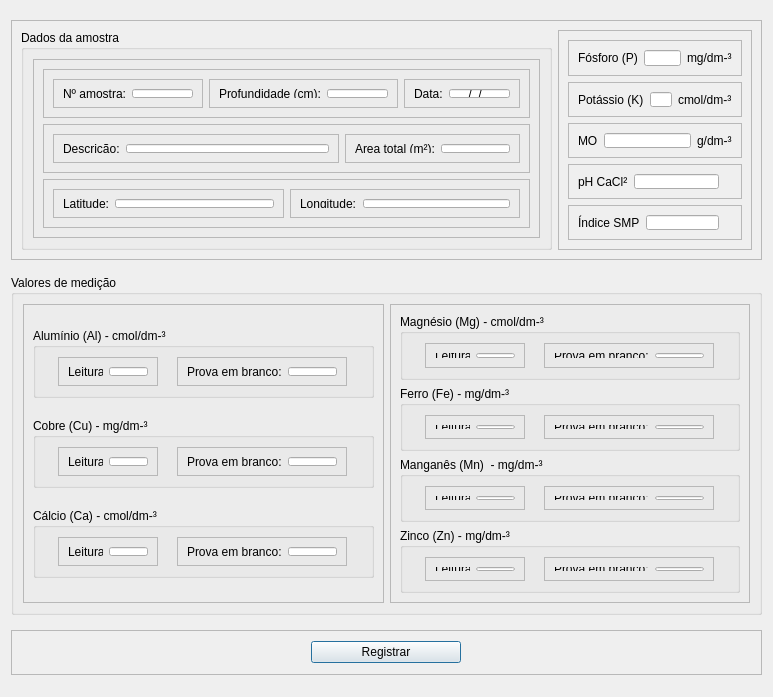
<?xml version="1.0" encoding="UTF-8"?>
<ui version="4.0">
 <class>Dialog</class>
 <widget class="QDialog" name="Dialog">
  <property name="geometry">
   <rect>
    <x>0</x>
    <y>0</y>
    <width>773</width>
    <height>697</height>
   </rect>
  </property>
  <property name="maximumSize">
   <size>
    <width>773</width>
    <height>697</height>
   </size>
  </property>
  <property name="windowTitle">
   <string>Dialog</string>
  </property>
  <layout class="QVBoxLayout" name="verticalLayout">
   <item>
    <widget class="QFrame" name="frame_33">
     <property name="maximumSize">
      <size>
       <width>16777215</width>
       <height>240</height>
      </size>
     </property>
     <property name="frameShape">
      <enum>QFrame::Shape::StyledPanel</enum>
     </property>
     <property name="frameShadow">
      <enum>QFrame::Shadow::Raised</enum>
     </property>
     <layout class="QHBoxLayout" name="horizontalLayout_9">
      <item>
       <widget class="QGroupBox" name="groupBox">
        <property name="minimumSize">
         <size>
          <width>0</width>
          <height>0</height>
         </size>
        </property>
        <property name="maximumSize">
         <size>
          <width>563</width>
          <height>240</height>
         </size>
        </property>
        <property name="title">
         <string>Dados da amostra</string>
        </property>
        <layout class="QHBoxLayout" name="horizontalLayout_7">
         <item>
          <widget class="QFrame" name="frame_8">
           <property name="frameShape">
            <enum>QFrame::Shape::StyledPanel</enum>
           </property>
           <property name="frameShadow">
            <enum>QFrame::Shadow::Raised</enum>
           </property>
           <layout class="QVBoxLayout" name="verticalLayout_2">
            <item>
             <widget class="QFrame" name="frame_31">
              <property name="frameShape">
               <enum>QFrame::Shape::StyledPanel</enum>
              </property>
              <property name="frameShadow">
               <enum>QFrame::Shadow::Raised</enum>
              </property>
              <layout class="QHBoxLayout" name="horizontalLayout_37">
               <item>
                <widget class="QFrame" name="frame_5">
                 <property name="frameShape">
                  <enum>QFrame::Shape::StyledPanel</enum>
                 </property>
                 <property name="frameShadow">
                  <enum>QFrame::Shadow::Raised</enum>
                 </property>
                 <layout class="QHBoxLayout" name="horizontalLayout_5">
                  <item>
                   <widget class="QLabel" name="label_5">
                    <property name="text">
                     <string>Nº amostra:</string>
                    </property>
                   </widget>
                  </item>
                  <item>
                   <widget class="QLineEdit" name="sample_number"/>
                  </item>
                 </layout>
                </widget>
               </item>
               <item>
                <widget class="QFrame" name="frame_7">
                 <property name="frameShape">
                  <enum>QFrame::Shape::StyledPanel</enum>
                 </property>
                 <property name="frameShadow">
                  <enum>QFrame::Shadow::Raised</enum>
                 </property>
                 <layout class="QHBoxLayout" name="horizontalLayout_38">
                  <item>
                   <widget class="QLabel" name="label_3">
                    <property name="text">
                     <string>Profundidade (cm):</string>
                    </property>
                   </widget>
                  </item>
                  <item>
                   <widget class="QLineEdit" name="collection_depth"/>
                  </item>
                 </layout>
                </widget>
               </item>
               <item>
                <widget class="QFrame" name="frame_30">
                 <property name="frameShape">
                  <enum>QFrame::Shape::StyledPanel</enum>
                 </property>
                 <property name="frameShadow">
                  <enum>QFrame::Shadow::Raised</enum>
                 </property>
                 <layout class="QHBoxLayout" name="horizontalLayout_36">
                  <item>
                   <widget class="QLabel" name="label_33">
                    <property name="text">
                     <string>Data:</string>
                    </property>
                   </widget>
                  </item>
                  <item>
                   <widget class="QLineEdit" name="date">
                    <property name="inputMask">
                     <string>99/99/9999</string>
                    </property>
                    <property name="alignment">
                     <set>Qt::AlignmentFlag::AlignCenter</set>
                    </property>
                   </widget>
                  </item>
                 </layout>
                </widget>
               </item>
              </layout>
             </widget>
            </item>
            <item>
             <widget class="QFrame" name="frame_2">
              <property name="frameShape">
               <enum>QFrame::Shape::StyledPanel</enum>
              </property>
              <property name="frameShadow">
               <enum>QFrame::Shadow::Raised</enum>
              </property>
              <layout class="QHBoxLayout" name="horizontalLayout_2">
               <item>
                <widget class="QFrame" name="frame_32">
                 <property name="frameShape">
                  <enum>QFrame::Shape::StyledPanel</enum>
                 </property>
                 <property name="frameShadow">
                  <enum>QFrame::Shadow::Raised</enum>
                 </property>
                 <layout class="QHBoxLayout" name="horizontalLayout_39">
                  <item>
                   <widget class="QLabel" name="label_2">
                    <property name="text">
                     <string>Descrição:</string>
                    </property>
                   </widget>
                  </item>
                  <item>
                   <widget class="QLineEdit" name="description"/>
                  </item>
                 </layout>
                </widget>
               </item>
               <item>
                <widget class="QFrame" name="frame_3">
                 <property name="maximumSize">
                  <size>
                   <width>175</width>
                   <height>16777215</height>
                  </size>
                 </property>
                 <property name="frameShape">
                  <enum>QFrame::Shape::StyledPanel</enum>
                 </property>
                 <property name="frameShadow">
                  <enum>QFrame::Shadow::Raised</enum>
                 </property>
                 <layout class="QHBoxLayout" name="horizontalLayout_3">
                  <item>
                   <widget class="QLabel" name="label_6">
                    <property name="text">
                     <string>Área total (m²):</string>
                    </property>
                   </widget>
                  </item>
                  <item>
                   <widget class="QLineEdit" name="area"/>
                  </item>
                 </layout>
                </widget>
               </item>
              </layout>
             </widget>
            </item>
            <item>
             <widget class="QFrame" name="frame">
              <property name="frameShape">
               <enum>QFrame::Shape::StyledPanel</enum>
              </property>
              <property name="frameShadow">
               <enum>QFrame::Shadow::Raised</enum>
              </property>
              <layout class="QHBoxLayout" name="horizontalLayout">
               <item>
                <widget class="QFrame" name="frame_6">
                 <property name="frameShape">
                  <enum>QFrame::Shape::StyledPanel</enum>
                 </property>
                 <property name="frameShadow">
                  <enum>QFrame::Shadow::Raised</enum>
                 </property>
                 <layout class="QHBoxLayout" name="horizontalLayout_6">
                  <item>
                   <widget class="QLabel" name="label">
                    <property name="text">
                     <string>Latitude:</string>
                    </property>
                   </widget>
                  </item>
                  <item>
                   <widget class="QLineEdit" name="latitude"/>
                  </item>
                 </layout>
                </widget>
               </item>
               <item>
                <widget class="QFrame" name="frame_4">
                 <property name="frameShape">
                  <enum>QFrame::Shape::StyledPanel</enum>
                 </property>
                 <property name="frameShadow">
                  <enum>QFrame::Shadow::Raised</enum>
                 </property>
                 <layout class="QHBoxLayout" name="horizontalLayout_4">
                  <item>
                   <widget class="QLabel" name="label_4">
                    <property name="text">
                     <string>Longitude:</string>
                    </property>
                   </widget>
                  </item>
                  <item>
                   <widget class="QLineEdit" name="longitude"/>
                  </item>
                 </layout>
                </widget>
               </item>
              </layout>
             </widget>
            </item>
           </layout>
          </widget>
         </item>
        </layout>
       </widget>
      </item>
      <item>
       <widget class="QFrame" name="frame_19">
        <property name="maximumSize">
         <size>
          <width>225</width>
          <height>16777215</height>
         </size>
        </property>
        <property name="frameShape">
         <enum>QFrame::Shape::StyledPanel</enum>
        </property>
        <property name="frameShadow">
         <enum>QFrame::Shadow::Raised</enum>
        </property>
        <layout class="QVBoxLayout" name="verticalLayout_3">
         <item>
          <widget class="QFrame" name="frame_9">
           <property name="frameShape">
            <enum>QFrame::Shape::StyledPanel</enum>
           </property>
           <property name="frameShadow">
            <enum>QFrame::Shadow::Raised</enum>
           </property>
           <layout class="QHBoxLayout" name="horizontalLayout_8">
            <item>
             <widget class="QLabel" name="label_7">
              <property name="text">
               <string>Fósforo (P)</string>
              </property>
             </widget>
            </item>
            <item>
             <widget class="QLineEdit" name="phosphorus"/>
            </item>
            <item>
             <widget class="QLabel" name="label_8">
              <property name="text">
               <string>mg/dm-³</string>
              </property>
             </widget>
            </item>
           </layout>
          </widget>
         </item>
         <item>
          <widget class="QFrame" name="frame_10">
           <property name="frameShape">
            <enum>QFrame::Shape::StyledPanel</enum>
           </property>
           <property name="frameShadow">
            <enum>QFrame::Shadow::Raised</enum>
           </property>
           <layout class="QHBoxLayout" name="horizontalLayout_10">
            <item>
             <widget class="QLabel" name="label_11">
              <property name="text">
               <string>Potássio (K)</string>
              </property>
             </widget>
            </item>
            <item>
             <widget class="QLineEdit" name="potassium"/>
            </item>
            <item>
             <widget class="QLabel" name="label_12">
              <property name="text">
               <string>cmol/dm-³</string>
              </property>
             </widget>
            </item>
           </layout>
          </widget>
         </item>
         <item>
          <widget class="QFrame" name="frame_13">
           <property name="frameShape">
            <enum>QFrame::Shape::StyledPanel</enum>
           </property>
           <property name="frameShadow">
            <enum>QFrame::Shadow::Raised</enum>
           </property>
           <layout class="QHBoxLayout" name="horizontalLayout_13">
            <item>
             <widget class="QLabel" name="label_17">
              <property name="text">
               <string>MO</string>
              </property>
             </widget>
            </item>
            <item>
             <widget class="QLineEdit" name="organic_matter"/>
            </item>
            <item>
             <widget class="QLabel" name="label_18">
              <property name="text">
               <string>g/dm-³</string>
              </property>
             </widget>
            </item>
           </layout>
          </widget>
         </item>
         <item>
          <widget class="QFrame" name="frame_12">
           <property name="frameShape">
            <enum>QFrame::Shape::StyledPanel</enum>
           </property>
           <property name="frameShadow">
            <enum>QFrame::Shadow::Raised</enum>
           </property>
           <layout class="QHBoxLayout" name="horizontalLayout_12">
            <item>
             <widget class="QLabel" name="label_15">
              <property name="text">
               <string>pH CaCl²</string>
              </property>
             </widget>
            </item>
            <item>
             <widget class="QLineEdit" name="ph"/>
            </item>
            <item>
             <widget class="QLabel" name="label_16">
              <property name="text">
               <string/>
              </property>
             </widget>
            </item>
           </layout>
          </widget>
         </item>
         <item>
          <widget class="QFrame" name="frame_11">
           <property name="frameShape">
            <enum>QFrame::Shape::StyledPanel</enum>
           </property>
           <property name="frameShadow">
            <enum>QFrame::Shadow::Raised</enum>
           </property>
           <layout class="QHBoxLayout" name="horizontalLayout_11">
            <item>
             <widget class="QLabel" name="label_13">
              <property name="text">
               <string>Índice SMP</string>
              </property>
             </widget>
            </item>
            <item>
             <widget class="QLineEdit" name="SMP"/>
            </item>
            <item>
             <widget class="QLabel" name="label_14">
              <property name="text">
               <string/>
              </property>
             </widget>
            </item>
           </layout>
          </widget>
         </item>
        </layout>
       </widget>
      </item>
     </layout>
    </widget>
   </item>
   <item>
    <widget class="QGroupBox" name="groupBox_2">
     <property name="maximumSize">
      <size>
       <width>16777215</width>
       <height>340</height>
      </size>
     </property>
     <property name="title">
      <string>Valores de medição</string>
     </property>
     <layout class="QHBoxLayout" name="horizontalLayout_20">
      <item>
       <widget class="QFrame" name="frame_36">
        <property name="frameShape">
         <enum>QFrame::Shape::StyledPanel</enum>
        </property>
        <property name="frameShadow">
         <enum>QFrame::Shadow::Raised</enum>
        </property>
        <layout class="QVBoxLayout" name="verticalLayout_6">
         <item>
          <widget class="QGroupBox" name="groupBox_3">
           <property name="minimumSize">
            <size>
             <width>0</width>
             <height>0</height>
            </size>
           </property>
           <property name="maximumSize">
            <size>
             <width>400</width>
             <height>70</height>
            </size>
           </property>
           <property name="title">
            <string>Alumínio (Al) - cmol/dm-³</string>
           </property>
           <layout class="QHBoxLayout" name="horizontalLayout_16">
            <item>
             <widget class="QFrame" name="frame_14">
              <property name="minimumSize">
               <size>
                <width>0</width>
                <height>0</height>
               </size>
              </property>
              <property name="maximumSize">
               <size>
                <width>100</width>
                <height>16777215</height>
               </size>
              </property>
              <property name="frameShape">
               <enum>QFrame::Shape::StyledPanel</enum>
              </property>
              <property name="frameShadow">
               <enum>QFrame::Shadow::Raised</enum>
              </property>
              <layout class="QHBoxLayout" name="horizontalLayout_14">
               <item>
                <widget class="QLabel" name="label_20">
                 <property name="maximumSize">
                  <size>
                   <width>35</width>
                   <height>20</height>
                  </size>
                 </property>
                 <property name="text">
                  <string>Leitura:</string>
                 </property>
                </widget>
               </item>
               <item>
                <widget class="QLineEdit" name="read_aluminum">
                 <property name="maximumSize">
                  <size>
                   <width>50</width>
                   <height>20</height>
                  </size>
                 </property>
                </widget>
               </item>
              </layout>
             </widget>
            </item>
            <item>
             <widget class="QFrame" name="frame_15">
              <property name="maximumSize">
               <size>
                <width>170</width>
                <height>16777215</height>
               </size>
              </property>
              <property name="frameShape">
               <enum>QFrame::Shape::StyledPanel</enum>
              </property>
              <property name="frameShadow">
               <enum>QFrame::Shadow::Raised</enum>
              </property>
              <layout class="QHBoxLayout" name="horizontalLayout_15">
               <item>
                <widget class="QLabel" name="label_19">
                 <property name="text">
                  <string>Prova em branco:</string>
                 </property>
                </widget>
               </item>
               <item>
                <widget class="QLineEdit" name="blank_test_aluminum">
                 <property name="maximumSize">
                  <size>
                   <width>50</width>
                   <height>16777215</height>
                  </size>
                 </property>
                </widget>
               </item>
              </layout>
             </widget>
            </item>
           </layout>
          </widget>
         </item>
         <item>
          <widget class="QGroupBox" name="groupBox_6">
           <property name="minimumSize">
            <size>
             <width>0</width>
             <height>0</height>
            </size>
           </property>
           <property name="maximumSize">
            <size>
             <width>400</width>
             <height>70</height>
            </size>
           </property>
           <property name="title">
            <string>Cobre (Cu) - mg/dm-³</string>
           </property>
           <layout class="QHBoxLayout" name="horizontalLayout_24">
            <item>
             <widget class="QFrame" name="frame_22">
              <property name="minimumSize">
               <size>
                <width>0</width>
                <height>0</height>
               </size>
              </property>
              <property name="maximumSize">
               <size>
                <width>100</width>
                <height>16777215</height>
               </size>
              </property>
              <property name="frameShape">
               <enum>QFrame::Shape::StyledPanel</enum>
              </property>
              <property name="frameShadow">
               <enum>QFrame::Shadow::Raised</enum>
              </property>
              <layout class="QHBoxLayout" name="horizontalLayout_25">
               <item>
                <widget class="QLabel" name="label_25">
                 <property name="maximumSize">
                  <size>
                   <width>35</width>
                   <height>20</height>
                  </size>
                 </property>
                 <property name="text">
                  <string>Leitura:</string>
                 </property>
                </widget>
               </item>
               <item>
                <widget class="QLineEdit" name="read_copper">
                 <property name="maximumSize">
                  <size>
                   <width>50</width>
                   <height>20</height>
                  </size>
                 </property>
                </widget>
               </item>
              </layout>
             </widget>
            </item>
            <item>
             <widget class="QFrame" name="frame_23">
              <property name="maximumSize">
               <size>
                <width>170</width>
                <height>16777215</height>
               </size>
              </property>
              <property name="frameShape">
               <enum>QFrame::Shape::StyledPanel</enum>
              </property>
              <property name="frameShadow">
               <enum>QFrame::Shadow::Raised</enum>
              </property>
              <layout class="QHBoxLayout" name="horizontalLayout_26">
               <item>
                <widget class="QLabel" name="label_26">
                 <property name="text">
                  <string>Prova em branco:</string>
                 </property>
                </widget>
               </item>
               <item>
                <widget class="QLineEdit" name="blank_test_copper">
                 <property name="maximumSize">
                  <size>
                   <width>50</width>
                   <height>16777215</height>
                  </size>
                 </property>
                </widget>
               </item>
              </layout>
             </widget>
            </item>
           </layout>
          </widget>
         </item>
         <item>
          <widget class="QGroupBox" name="groupBox_4">
           <property name="minimumSize">
            <size>
             <width>0</width>
             <height>0</height>
            </size>
           </property>
           <property name="maximumSize">
            <size>
             <width>400</width>
             <height>70</height>
            </size>
           </property>
           <property name="title">
            <string>Cálcio (Ca) - cmol/dm-³</string>
           </property>
           <layout class="QHBoxLayout" name="horizontalLayout_17">
            <item>
             <widget class="QFrame" name="frame_16">
              <property name="minimumSize">
               <size>
                <width>0</width>
                <height>0</height>
               </size>
              </property>
              <property name="maximumSize">
               <size>
                <width>100</width>
                <height>16777215</height>
               </size>
              </property>
              <property name="frameShape">
               <enum>QFrame::Shape::StyledPanel</enum>
              </property>
              <property name="frameShadow">
               <enum>QFrame::Shadow::Raised</enum>
              </property>
              <layout class="QHBoxLayout" name="horizontalLayout_18">
               <item>
                <widget class="QLabel" name="label_21">
                 <property name="maximumSize">
                  <size>
                   <width>35</width>
                   <height>20</height>
                  </size>
                 </property>
                 <property name="text">
                  <string>Leitura:</string>
                 </property>
                </widget>
               </item>
               <item>
                <widget class="QLineEdit" name="read_calcium">
                 <property name="maximumSize">
                  <size>
                   <width>50</width>
                   <height>20</height>
                  </size>
                 </property>
                </widget>
               </item>
              </layout>
             </widget>
            </item>
            <item>
             <widget class="QFrame" name="frame_17">
              <property name="maximumSize">
               <size>
                <width>170</width>
                <height>16777215</height>
               </size>
              </property>
              <property name="frameShape">
               <enum>QFrame::Shape::StyledPanel</enum>
              </property>
              <property name="frameShadow">
               <enum>QFrame::Shadow::Raised</enum>
              </property>
              <layout class="QHBoxLayout" name="horizontalLayout_19">
               <item>
                <widget class="QLabel" name="label_22">
                 <property name="text">
                  <string>Prova em branco:</string>
                 </property>
                </widget>
               </item>
               <item>
                <widget class="QLineEdit" name="blank_test_calcium">
                 <property name="maximumSize">
                  <size>
                   <width>50</width>
                   <height>16777215</height>
                  </size>
                 </property>
                </widget>
               </item>
              </layout>
             </widget>
            </item>
           </layout>
          </widget>
         </item>
        </layout>
       </widget>
      </item>
      <item>
       <widget class="QFrame" name="frame_18">
        <property name="frameShape">
         <enum>QFrame::Shape::StyledPanel</enum>
        </property>
        <property name="frameShadow">
         <enum>QFrame::Shadow::Raised</enum>
        </property>
        <layout class="QVBoxLayout" name="verticalLayout_5">
         <item>
          <widget class="QGroupBox" name="groupBox_5">
           <property name="minimumSize">
            <size>
             <width>0</width>
             <height>0</height>
            </size>
           </property>
           <property name="maximumSize">
            <size>
             <width>400</width>
             <height>70</height>
            </size>
           </property>
           <property name="title">
            <string>Magnésio (Mg) - cmol/dm-³</string>
           </property>
           <layout class="QHBoxLayout" name="horizontalLayout_21">
            <item>
             <widget class="QFrame" name="frame_20">
              <property name="minimumSize">
               <size>
                <width>0</width>
                <height>0</height>
               </size>
              </property>
              <property name="maximumSize">
               <size>
                <width>100</width>
                <height>16777215</height>
               </size>
              </property>
              <property name="frameShape">
               <enum>QFrame::Shape::StyledPanel</enum>
              </property>
              <property name="frameShadow">
               <enum>QFrame::Shadow::Raised</enum>
              </property>
              <layout class="QHBoxLayout" name="horizontalLayout_22">
               <item>
                <widget class="QLabel" name="label_23">
                 <property name="maximumSize">
                  <size>
                   <width>35</width>
                   <height>20</height>
                  </size>
                 </property>
                 <property name="text">
                  <string>Leitura:</string>
                 </property>
                </widget>
               </item>
               <item>
                <widget class="QLineEdit" name="read_magnesium">
                 <property name="maximumSize">
                  <size>
                   <width>50</width>
                   <height>20</height>
                  </size>
                 </property>
                </widget>
               </item>
              </layout>
             </widget>
            </item>
            <item>
             <widget class="QFrame" name="frame_21">
              <property name="maximumSize">
               <size>
                <width>170</width>
                <height>16777215</height>
               </size>
              </property>
              <property name="frameShape">
               <enum>QFrame::Shape::StyledPanel</enum>
              </property>
              <property name="frameShadow">
               <enum>QFrame::Shadow::Raised</enum>
              </property>
              <layout class="QHBoxLayout" name="horizontalLayout_23">
               <item>
                <widget class="QLabel" name="label_24">
                 <property name="text">
                  <string>Prova em branco:</string>
                 </property>
                </widget>
               </item>
               <item>
                <widget class="QLineEdit" name="blank_test_magnesium">
                 <property name="maximumSize">
                  <size>
                   <width>50</width>
                   <height>16777215</height>
                  </size>
                 </property>
                </widget>
               </item>
              </layout>
             </widget>
            </item>
           </layout>
          </widget>
         </item>
         <item>
          <widget class="QGroupBox" name="groupBox_7">
           <property name="minimumSize">
            <size>
             <width>0</width>
             <height>0</height>
            </size>
           </property>
           <property name="maximumSize">
            <size>
             <width>400</width>
             <height>70</height>
            </size>
           </property>
           <property name="title">
            <string>Ferro (Fe) - mg/dm-³</string>
           </property>
           <layout class="QHBoxLayout" name="horizontalLayout_27">
            <item>
             <widget class="QFrame" name="frame_24">
              <property name="minimumSize">
               <size>
                <width>0</width>
                <height>0</height>
               </size>
              </property>
              <property name="maximumSize">
               <size>
                <width>100</width>
                <height>16777215</height>
               </size>
              </property>
              <property name="frameShape">
               <enum>QFrame::Shape::StyledPanel</enum>
              </property>
              <property name="frameShadow">
               <enum>QFrame::Shadow::Raised</enum>
              </property>
              <layout class="QHBoxLayout" name="horizontalLayout_28">
               <item>
                <widget class="QLabel" name="label_27">
                 <property name="maximumSize">
                  <size>
                   <width>35</width>
                   <height>20</height>
                  </size>
                 </property>
                 <property name="text">
                  <string>Leitura:</string>
                 </property>
                </widget>
               </item>
               <item>
                <widget class="QLineEdit" name="read_iron">
                 <property name="maximumSize">
                  <size>
                   <width>50</width>
                   <height>20</height>
                  </size>
                 </property>
                </widget>
               </item>
              </layout>
             </widget>
            </item>
            <item>
             <widget class="QFrame" name="frame_25">
              <property name="maximumSize">
               <size>
                <width>170</width>
                <height>16777215</height>
               </size>
              </property>
              <property name="frameShape">
               <enum>QFrame::Shape::StyledPanel</enum>
              </property>
              <property name="frameShadow">
               <enum>QFrame::Shadow::Raised</enum>
              </property>
              <layout class="QHBoxLayout" name="horizontalLayout_29">
               <item>
                <widget class="QLabel" name="label_28">
                 <property name="text">
                  <string>Prova em branco:</string>
                 </property>
                </widget>
               </item>
               <item>
                <widget class="QLineEdit" name="blank_test_iron">
                 <property name="maximumSize">
                  <size>
                   <width>50</width>
                   <height>16777215</height>
                  </size>
                 </property>
                </widget>
               </item>
              </layout>
             </widget>
            </item>
           </layout>
          </widget>
         </item>
         <item>
          <widget class="QGroupBox" name="groupBox_8">
           <property name="minimumSize">
            <size>
             <width>0</width>
             <height>0</height>
            </size>
           </property>
           <property name="maximumSize">
            <size>
             <width>400</width>
             <height>70</height>
            </size>
           </property>
           <property name="title">
            <string>Manganês (Mn)  - mg/dm-³</string>
           </property>
           <layout class="QHBoxLayout" name="horizontalLayout_30">
            <item>
             <widget class="QFrame" name="frame_26">
              <property name="minimumSize">
               <size>
                <width>0</width>
                <height>0</height>
               </size>
              </property>
              <property name="maximumSize">
               <size>
                <width>100</width>
                <height>16777215</height>
               </size>
              </property>
              <property name="frameShape">
               <enum>QFrame::Shape::StyledPanel</enum>
              </property>
              <property name="frameShadow">
               <enum>QFrame::Shadow::Raised</enum>
              </property>
              <layout class="QHBoxLayout" name="horizontalLayout_31">
               <item>
                <widget class="QLabel" name="label_29">
                 <property name="maximumSize">
                  <size>
                   <width>35</width>
                   <height>20</height>
                  </size>
                 </property>
                 <property name="text">
                  <string>Leitura:</string>
                 </property>
                </widget>
               </item>
               <item>
                <widget class="QLineEdit" name="read_manganese">
                 <property name="maximumSize">
                  <size>
                   <width>50</width>
                   <height>20</height>
                  </size>
                 </property>
                </widget>
               </item>
              </layout>
             </widget>
            </item>
            <item>
             <widget class="QFrame" name="frame_27">
              <property name="maximumSize">
               <size>
                <width>170</width>
                <height>16777215</height>
               </size>
              </property>
              <property name="frameShape">
               <enum>QFrame::Shape::StyledPanel</enum>
              </property>
              <property name="frameShadow">
               <enum>QFrame::Shadow::Raised</enum>
              </property>
              <layout class="QHBoxLayout" name="horizontalLayout_32">
               <item>
                <widget class="QLabel" name="label_30">
                 <property name="text">
                  <string>Prova em branco:</string>
                 </property>
                </widget>
               </item>
               <item>
                <widget class="QLineEdit" name="blank_test_manganese">
                 <property name="maximumSize">
                  <size>
                   <width>50</width>
                   <height>16777215</height>
                  </size>
                 </property>
                </widget>
               </item>
              </layout>
             </widget>
            </item>
           </layout>
          </widget>
         </item>
         <item>
          <widget class="QGroupBox" name="groupBox_9">
           <property name="minimumSize">
            <size>
             <width>0</width>
             <height>0</height>
            </size>
           </property>
           <property name="maximumSize">
            <size>
             <width>400</width>
             <height>70</height>
            </size>
           </property>
           <property name="title">
            <string>Zinco (Zn) - mg/dm-³</string>
           </property>
           <layout class="QHBoxLayout" name="horizontalLayout_33">
            <item>
             <widget class="QFrame" name="frame_28">
              <property name="minimumSize">
               <size>
                <width>0</width>
                <height>0</height>
               </size>
              </property>
              <property name="maximumSize">
               <size>
                <width>100</width>
                <height>16777215</height>
               </size>
              </property>
              <property name="frameShape">
               <enum>QFrame::Shape::StyledPanel</enum>
              </property>
              <property name="frameShadow">
               <enum>QFrame::Shadow::Raised</enum>
              </property>
              <layout class="QHBoxLayout" name="horizontalLayout_34">
               <item>
                <widget class="QLabel" name="label_31">
                 <property name="maximumSize">
                  <size>
                   <width>35</width>
                   <height>20</height>
                  </size>
                 </property>
                 <property name="text">
                  <string>Leitura:</string>
                 </property>
                </widget>
               </item>
               <item>
                <widget class="QLineEdit" name="read_zinc">
                 <property name="maximumSize">
                  <size>
                   <width>50</width>
                   <height>20</height>
                  </size>
                 </property>
                </widget>
               </item>
              </layout>
             </widget>
            </item>
            <item>
             <widget class="QFrame" name="frame_29">
              <property name="maximumSize">
               <size>
                <width>170</width>
                <height>16777215</height>
               </size>
              </property>
              <property name="frameShape">
               <enum>QFrame::Shape::StyledPanel</enum>
              </property>
              <property name="frameShadow">
               <enum>QFrame::Shadow::Raised</enum>
              </property>
              <layout class="QHBoxLayout" name="horizontalLayout_35">
               <item>
                <widget class="QLabel" name="label_32">
                 <property name="text">
                  <string>Prova em branco:</string>
                 </property>
                </widget>
               </item>
               <item>
                <widget class="QLineEdit" name="blank_test_zinc">
                 <property name="maximumSize">
                  <size>
                   <width>50</width>
                   <height>16777215</height>
                  </size>
                 </property>
                </widget>
               </item>
              </layout>
             </widget>
            </item>
           </layout>
          </widget>
         </item>
        </layout>
       </widget>
      </item>
     </layout>
    </widget>
   </item>
   <item>
    <widget class="QFrame" name="frame_34">
     <property name="maximumSize">
      <size>
       <width>16777215</width>
       <height>45</height>
      </size>
     </property>
     <property name="frameShape">
      <enum>QFrame::Shape::StyledPanel</enum>
     </property>
     <property name="frameShadow">
      <enum>QFrame::Shadow::Raised</enum>
     </property>
     <layout class="QHBoxLayout" name="horizontalLayout_40">
      <item>
       <widget class="QPushButton" name="register_button">
        <property name="maximumSize">
         <size>
          <width>150</width>
          <height>16777215</height>
         </size>
        </property>
        <property name="text">
         <string>Registrar</string>
        </property>
       </widget>
      </item>
     </layout>
    </widget>
   </item>
  </layout>
 </widget>
 <resources/>
 <connections/>
</ui>
